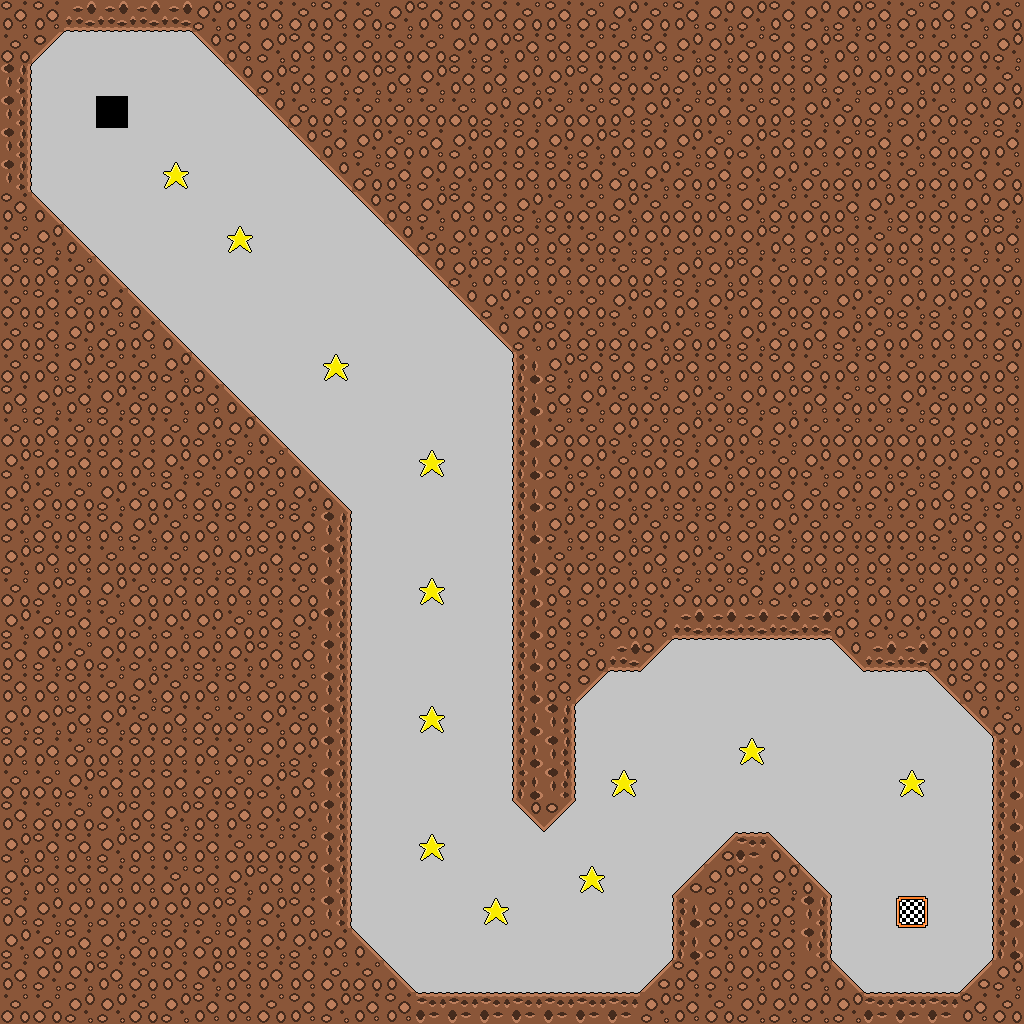

This is a level from a 2D game, rendered from its Tiled map with the project's own tilesets. A one-line summary and the complete map file follow:
An orthogonal 32x32 tile map with 32x32 px tiles, 1 tile layer (layer).

<map version="1.0" orientation="orthogonal" renderorder="right-down" width="32" height="32" tilewidth="32" tileheight="32" nextobjectid="1">
 <tileset firstgid="1" name="tiles" tilewidth="32" tileheight="32" tilecount="32">
  <image source="../assets/tiles.png" width="1024" height="32" />
 </tileset>
 <layer name="layer" width="32" height="32">
  <data encoding="csv">
1,1,13,13,13,13,15,1,1,16,1,16,15,1,1,1,16,1,16,15,16,1,15,15,1,15,15,1,16,1,15,16,
16,18,2,2,2,2,19,1,15,1,1,16,16,16,15,15,1,1,16,16,1,15,15,16,1,15,1,1,16,16,16,15,
12,2,2,2,2,2,2,19,15,1,15,15,1,15,1,1,15,15,1,16,16,15,1,1,1,1,15,15,15,1,1,16,
12,2,2,3,2,2,2,2,19,16,1,16,16,16,16,15,15,16,16,1,15,16,1,16,1,15,16,15,15,16,15,15,
12,2,2,2,2,2,2,2,2,19,1,15,16,1,15,1,1,15,15,1,1,15,16,15,1,1,16,1,15,16,16,1,
12,2,2,2,2,5,2,2,2,2,19,16,1,15,15,1,1,1,1,16,15,16,1,15,15,16,16,1,16,16,1,16,
1,17,2,2,2,2,2,2,2,2,2,19,1,15,1,1,15,16,16,15,16,16,1,15,16,16,1,15,16,16,15,15,
16,15,17,2,2,2,2,5,2,2,2,2,19,16,15,15,1,1,16,15,15,15,15,15,1,15,1,16,1,1,15,1,
16,1,16,17,2,2,2,2,2,2,2,2,2,19,15,1,1,1,16,16,1,15,15,1,16,1,1,16,1,1,16,16,
16,1,16,1,17,2,2,2,2,2,2,2,2,2,19,15,16,16,16,15,1,1,15,1,16,16,15,16,15,15,1,16,
16,1,15,16,1,17,2,2,2,2,2,2,2,2,2,19,15,1,16,16,15,16,1,15,16,1,15,16,1,1,1,16,
16,1,15,16,16,15,17,2,2,2,5,2,2,2,2,2,14,15,1,1,15,1,1,1,1,16,1,1,16,16,16,1,
1,15,1,15,16,15,1,17,2,2,2,2,2,2,2,2,14,1,15,16,16,15,16,15,15,1,16,1,15,16,1,1,
16,1,16,1,1,16,15,15,17,2,2,2,2,2,2,2,14,16,16,15,16,15,16,1,15,16,16,16,16,1,15,1,
15,1,1,1,1,15,15,16,16,17,2,2,2,5,2,2,14,15,15,16,1,1,15,16,16,15,15,15,15,15,16,1,
15,16,16,15,16,1,16,15,16,15,17,2,2,2,2,2,14,15,16,15,15,15,15,16,1,16,15,15,16,1,15,15,
15,16,1,1,15,16,1,1,16,1,12,2,2,2,2,2,14,15,16,15,16,1,1,16,15,16,16,16,16,15,1,16,
15,1,1,16,16,16,15,15,1,16,12,2,2,2,2,2,14,16,16,15,1,15,16,15,1,1,1,1,16,16,1,1,
16,15,1,15,16,1,1,1,1,16,12,2,2,5,2,2,14,1,15,15,15,16,16,1,15,15,1,1,16,15,16,1,
15,16,1,16,15,15,15,16,1,15,12,2,2,2,2,2,14,1,15,16,1,13,13,13,13,13,1,15,15,16,1,1,
1,15,16,15,15,15,15,15,1,1,12,2,2,2,2,2,14,1,16,13,18,2,2,2,2,2,19,13,13,16,16,1,
1,1,1,16,15,16,1,1,16,16,12,2,2,2,2,2,14,1,18,2,2,2,2,2,2,2,2,2,2,19,1,1,
15,15,1,15,16,1,16,16,15,16,12,2,2,5,2,2,14,12,2,2,2,2,2,2,2,2,2,2,2,2,19,16,
1,1,16,1,1,1,1,16,15,15,12,2,2,2,2,2,14,12,2,2,2,2,2,5,2,2,2,2,2,2,2,14,
16,16,15,1,1,1,16,16,15,1,12,2,2,2,2,2,14,12,2,5,2,2,2,2,2,2,2,2,5,2,2,14,
1,16,16,15,1,15,1,1,15,15,12,2,2,2,2,2,19,18,2,2,2,2,2,2,2,2,2,2,2,2,2,14,
15,1,1,15,1,1,1,16,16,16,12,2,2,5,2,2,2,2,2,2,2,2,20,11,17,2,2,2,2,2,2,14,
15,1,1,1,1,16,1,15,1,1,12,2,2,2,2,2,2,2,5,2,2,20,15,1,15,17,2,2,2,2,2,14,
1,15,15,15,15,15,15,1,15,1,12,2,2,2,2,5,2,2,2,2,2,14,15,15,1,12,2,2,4,2,2,14,
15,16,1,15,16,1,16,1,15,15,1,17,2,2,2,2,2,2,2,2,2,14,15,1,1,12,2,2,2,2,2,14,
1,15,15,1,16,1,15,1,1,1,16,16,17,2,2,2,2,2,2,2,20,1,15,15,1,15,17,2,2,2,20,15,
16,16,15,15,16,15,1,1,16,1,15,1,1,11,11,11,11,11,11,11,15,1,16,15,15,15,15,11,11,11,1,16
</data>
 </layer>
</map>
